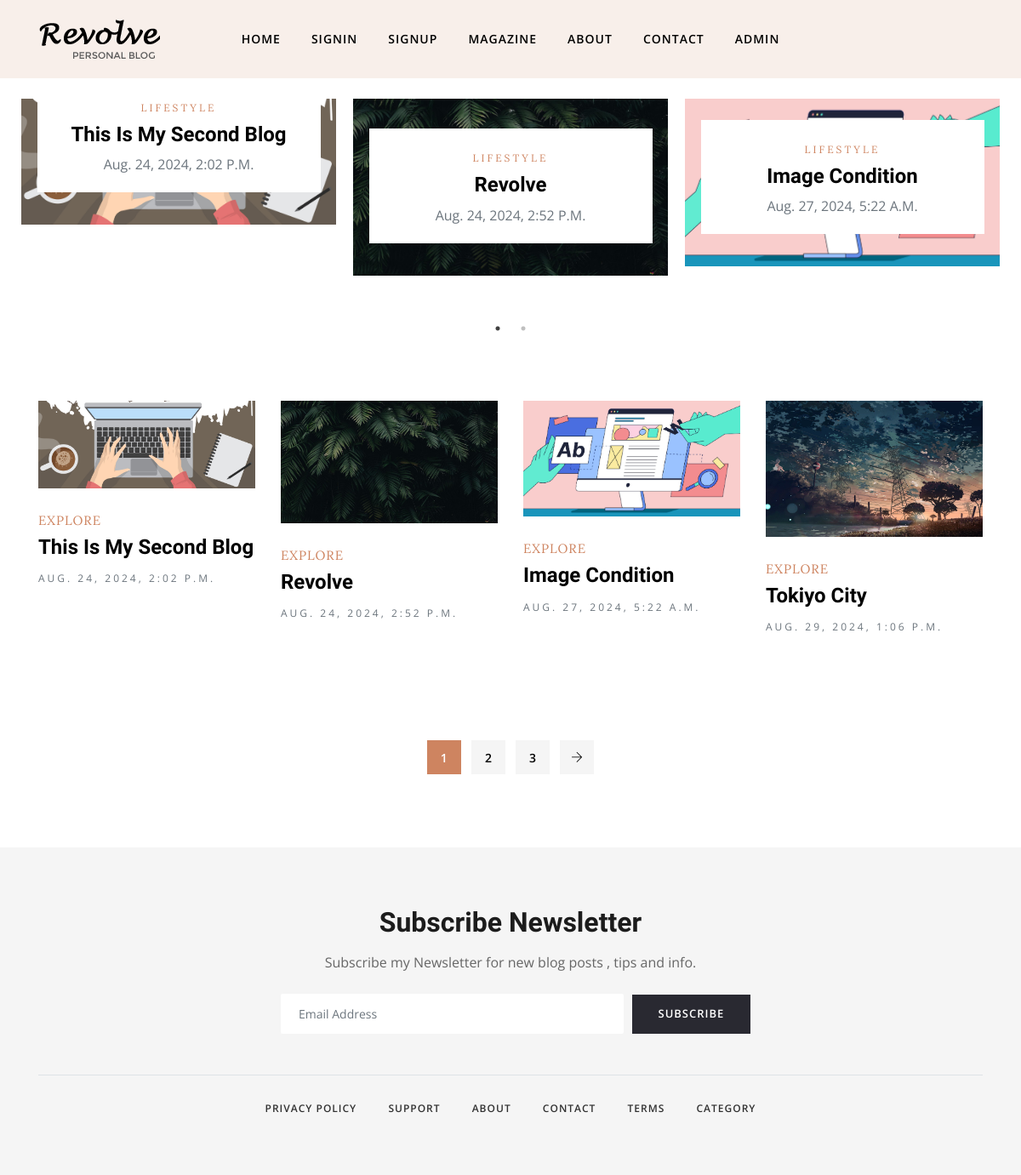
The page / on the database its author committed.
### posts/models.py (models this page shows, shortened)
class post(models.Model):
    STATUS_CHOICES = [
        ('Pending', 'Pending'),
        ('Approved', 'Approved'),
        ('Rejected', 'Rejected'),
    ]
    id = models.AutoField(primary_key=True)
    user = models.ForeignKey('register.Profile', on_delete=models.CASCADE)
    title = models.CharField(max_length=50)
    content = models.TextField()
    blog_picture = models.ImageField(upload_to='blog_pictures/')
    created_at = models.DateTimeField(auto_now_add=True)
    like = models.PositiveIntegerField(default=0)
    status = models.CharField(max_length=10, choices=STATUS_CHOICES, default='Pending')
    admin_comment = models.TextField(blank=True, null=True)

### register/views.py (the view)
# urls.py: path('',views.index,name='index'),
def index(request):
    pst = post.objects.filter(status='Approved')
    return render(request,'index.html',{'key':pst})

### templates/index.html (shortened to what this page needs)
{% load static %}
<!DOCTYPE html>
<html lang="en">
<head>
	<link rel="stylesheet" href={% static "plugins/bootstrap/css/bootstrap.min.css" %}>
	<link rel="stylesheet" href={% static "plugins/themify/css/themify-icons.css" %}>
	<link rel="stylesheet" href={% static "plugins/slick-carousel/slick-theme.css" %}>
	<link rel="stylesheet" href={% static "plugins/slick-carousel/slick.css"  %}>
	<link rel="stylesheet" href={% static "plugins/owl-carousel/owl.carousel.min.css" %}>
	<link rel="stylesheet" href={% static "plugins/owl-carousel/owl.theme.default.min.css" %}>
	<link rel="stylesheet" href={% static "plugins/magnific-popup/magnific-popup.css" %}>
	<link rel="stylesheet" href={% static "css/style.css" %}>
</head>
<body>
	<header class="header-top bg-grey justify-content-center">
		<div class="container">
			<div class="row align-items-center">
				<div class="col-lg-2 col-md-4 text-center d-none d-lg-block">
					<a class="navbar-brand " href="index.html">
						<img src={% static "images/logo.png" %} alt="" class="img-fluid">
					</a>
				</div>
				<div class="col-lg-8 col-md-12">
					<nav class="navbar navbar-expand-lg navigation-2 navigation">
						<div class="collapse navbar-collapse" id="navbar-collapse">
							<ul id="menu" class="menu navbar-nav mx-auto">
								<li class="nav-item dropdown">
									<a class="nav-link dropdown-toggle" href={% url 'index' %} id="navbarDropdown" role="button" data-toggle="dropdown"
										aria-haspopup="true" aria-expanded="false">
										Home
									</a>
								</li>
								<li class="nav-item"><a href={% url 'signin' %} class="nav-link">Signin</a></li>
								<li class="nav-item"><a href={% url 'register' %} class="nav-link">Signup</a></li>
								<li class="nav-item"><a href={% url 'magazine' %} class="nav-link">Magazine</a></li>
								<li class="nav-item"><a href={% url 'about' %} class="nav-link">About</a></li>
								<li class="nav-item"><a href={% url 'contact' %} class="nav-link">Contact</a></li>
								<li class="nav-item"><a href={% url 'super' %} class="nav-link">Admin</a></li>
							</ul>
						</div>
					</nav>
				</div>
			</div>
		</div>
	</header>
	<section class="slider mt-4">
		<div class="container-fluid">
			<div class="row no-gutters">
				<div class="col-lg-12 col-sm-12 col-md-12 slider-wrap">
					{% for post in key|slice:":5" %}
					<div class="slider-item">
						<div class="slider-item-content">
							<div class="post-thumb mb-4">
								<a href={% url 'single' post.id %}>
							</div>
							<div class="slider-post-content">
								<span class="cat-name text-color font-sm font-extra text-uppercase letter-spacing">Lifestyle</span>
								<h3 class="post-title mt-1"><a href={% url 'single' post.id %}>{{ post.title }}</a></h3>
								<span class=" text-muted  text-capitalize">{{ post.created_at }}</span>
							</div>
						</div>
					</div>
					{% endfor %}
				</div>
			</div>
		</div>
	</section>
	<section class="section-padding">
		<div class="container">
			<div class="row">
				<div class="col-lg-12 col-md-12 col-sm-12 col-xs-12">
					<div class="row">
						{% for j in key  %}
						<div class="col-lg-3 col-md-6">
							<article class="post-grid mb-5">
								<a class="post-thumb mb-4 d-block" href={% url 'single' j.id %}>
									<img src={{ j.blog_picture.url }} alt="" class="img-fluid w-100">
								<span class="cat-name text-color font-extra text-sm text-uppercase letter-spacing-1">Explore</span>
								<h3 class="post-title mt-1"><a href={% url 'single' j.id %}>{{ j.title }}</a></h3>
								<span class="text-muted letter-spacing text-uppercase font-sm">{{ j.created_at }}</span>
							</article>
						</div>
						{% endfor %}
					</div>
				</div>
				<div class="m-auto">
					<div class="pagination mt-5 pt-4">
						<ul class="list-inline ">
							<li class="list-inline-item"><a href="#" class="active">1</a></li>
							<li class="list-inline-item"><a href="#">2</a></li>
							<li class="list-inline-item"><a href="#">3</a></li>
							<li class="list-inline-item"><a href="#" class="prev-posts"><i class="ti-arrow-right"></i></a></li>
						</ul>
					</div>
				</div>
			</div>
		</div>
	</section>
	<section class="footer-2 section-padding gray-bg pb-5">
		<div class="container">
			<div class="row justify-content-center">
				<div class="col-lg-6">
					<div class="subscribe-footer text-center">
						<div class="form-group mb-0">
							<h2 class="mb-3">Subscribe Newsletter</h2>
							<p class="mb-4">Subscribe my Newsletter for new blog posts , tips and info.
							<p>
							<div class="form-group form-row align-items-center mb-0">
								<div class="col-sm-9">
									<input type="email" class="form-control" placeholder="Email Address">
								</div>
								<div class="col-sm-3">
									<a href="#" class="btn btn-dark ">Subscribe</a>
								</div>
							</div>
						</div>
					</div>
				</div>
			</div>
			<div class="footer-btm mt-5 pt-4 border-top">
				<div class="row">
					<div class="col-lg-12">
						<ul class="list-inline footer-socials-2 text-center">
							<li class="list-inline-item"><a href="#">Privacy policy</a></li>
							<li class="list-inline-item"><a href="#">Support</a></li>
							<li class="list-inline-item"><a href="#">About</a></li>
							<li class="list-inline-item"><a href="#">Contact</a></li>
							<li class="list-inline-item"><a href="#">Terms</a></li>
							<li class="list-inline-item"><a href="#">Category</a></li>
						</ul>
					</div>
				</div>
				<div class="row justify-content-center">
					<div class="col-lg-6">
					</div>
				</div>
			</div>
		</div>
	</section>
</body>
</html>

### static/css/style.css (style rules this page uses)
body, p { font-family: "Open Sans", sans-serif; line-height: 26px; font-size: 16px; text-rendering: optimizeLegibility; color: #666; font-weight: 400; }
html { overflow-x: hidden; width: 100%; height: 100%; }
h1, .h1, h2, .h2, h3, .h3, h4, .h4, h5, .h5, h6, .h6 { color: #1c1c1c; font-weight: 600; font-family: "Unna", serif; }
h2, .h2 { font-size: 32px; line-height: 36px; font-weight: 700; }
h3, .h3 { font-size: 24px; font-weight: 700; }
.font-extra { font-family: "Lora", serif; }
body { background: #fff; color: #575769; }
html, body { height: 100%; }
a { transition: all 0.3s ease-in-out; color: #000; }
a:link, a:visited { text-decoration: none; }
.section-padding { padding: 70px 0; position: relative; }
.form-control { box-shadow: none; border: 1px solid transparent; padding: 12px 20px; background: #f0f1f4; font-size: 14px; border-radius: 2px; }
.btn { border-radius: 0px; padding: 10px 30px; font-weight: 600; text-transform: uppercase; color: #fff; transition: 350ms; letter-spacing: 1px; font-size: 13px; border: 1px solid transparent; }
.btn-dark { background: #292931; }
.slick-slide { outline: 0; }
.letter-spacing { letter-spacing: 3px; }
.font-sm { font-size: 12px !important; }
.text-color { color: #ce8460; }
.bg-grey { background: #f8efea; }
.gray-bg { background: #f5f5f5; }
.navigation .menu { padding: 0px; }
.navigation .menu li { text-align: left; padding: 0px 10px; }
.navigation .menu li a { color: #000; display: inline-block; line-height: 26px; letter-spacing: 1px; }
.navigation .menu .dropdown-toggle::after { display: none; }
.navigation .menu .dropdown { position: relative; }
.dropdown-toggle::after { display: none; }
.navbar-nav .nav-link { transition: all 500ms ease; -moz-transition: all 500ms ease; -webkit-transition: all 500ms ease; -ms-transition: all 500ms ease; -o-transition: all 500ms ease; font-family: "Open Sans", sans-serif; text-transform: uppercase; font-size: 14px; font-weight: 600; padding: 25px 0px; }
.header-top { position: relative !important; }
.navigation-2.navigation .nav-link { padding: 25px 8px; }
.slider-item { margin: 0px 10px; }
.slider-item-content { position: relative; }
.slider-post-content { position: absolute; bottom: 38px; padding: 20px; background: #fff; width: 90%; text-align: center; margin: 0 auto; left: 0px; right: 0px; }
.pagination ul li a { width: 40px; height: 40px; background: #f5f5f5; display: inline-block; text-align: center; font-weight: 600; padding-top: 8px; font-size: 14px; }
.pagination ul li a.active { background: #ce8460; color: #fff; border-color: #ce8460; }
.post-title { text-transform: capitalize; }
.letter-spacing-1 { letter-spacing: 1px; }
.post-grid span { font-size: 15px; }
.footer-socials li, .footer-socials-2 li { margin: 0px 25px; }
.footer-socials li a, .footer-socials-2 li a { text-transform: uppercase; font-size: 12px; letter-spacing: 1px; font-weight: 600; }
.footer-socials-2 li a { color: #000; opacity: 0.8; }
.subscribe-footer .form-control { background: #fff; }
.subscribe-footer .btn { padding-top: 12px; padding-bottom: 12px; }

### rows shown on the page
post: title "This Is My Second Blog", created_at "Aug. 24, 2024, 2:02 P.m.", blog_picture (picture), created_at "AUG. 24, 2024, 2:02 P.M."
post: title "Revolve", created_at "Aug. 24, 2024, 2:52 P.m.", blog_picture (picture), created_at "AUG. 24, 2024, 2:52 P.M."
post: title "Image Condition", created_at "Aug. 27, 2024, 5:22 A.m.", blog_picture (picture), created_at "AUG. 27, 2024, 5:22 A.M."
post: blog_picture (picture), title "Tokiyo City", created_at "AUG. 29, 2024, 1:06 P.M."
